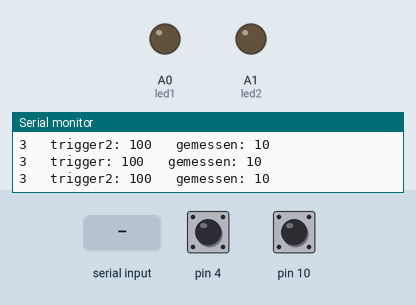
The sketch below on a simulated Arduino Uno, built with avr-gcc and run on an emulated ATmega328P. On the bench: output pins drawn as LEDs (lit = HIGH), the last lines printed to the serial monitor. Dashed ring = blinking. Inputs (shaded band) come from the test bench; at power-on: pin 4 HIGH, pin 10 HIGH.

Above: at 1.2 s.
1.3 s: "zone1off" received over the second serial link
At 1.36 s:
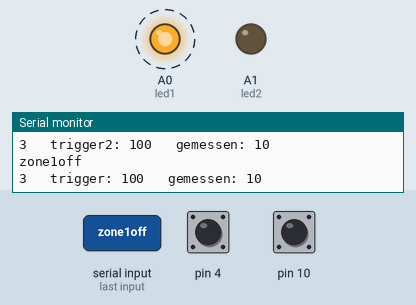
4.3 s: "TO" received over the second serial link
At 6.6 s:
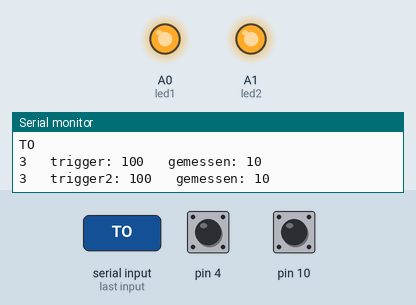
8.9 s: "zone2off" received over the second serial link
At 9.22 s:
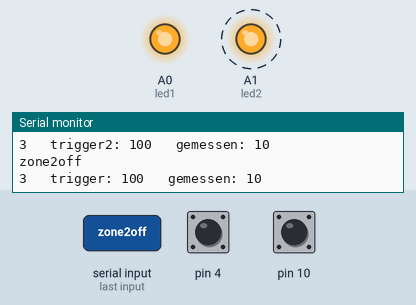
11.9 s: ":" received over the second serial link
At 13.9 s:
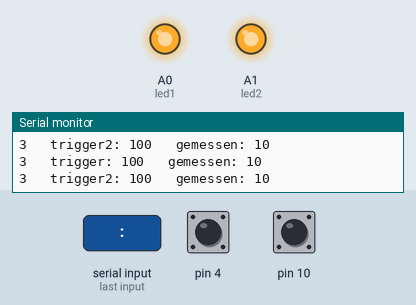
Timing chart, 0 to 15.4 s (numbered marks = the images above; inputs shaded):
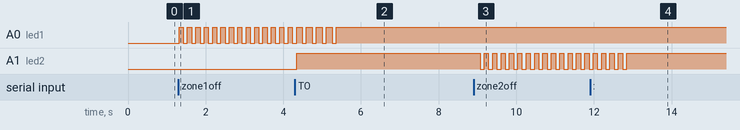

The sketch:

LED_Write_Read.ino
```cpp
#include <SoftwareSerial.h>
#include <CapacitiveSensor.h>

/*
 * CapitiveSense Library Demo Sketch
 * Paul Badger 2008
 * Uses a high value resistor e.g. 10 megohm between send pin and receive pinledon
 * Resistor effects sensitivity, experiment with values, 50 kilohm - 50 megohm. Larger resistor values yield larger sensor values.
 * Receive pin is the sensor pin - try different amounts of foil/metal on this pin
 * Best results are obtained if sensor foil and wire is covered with an insulator such as paper or plastic sheet
 */

//Globale Variablen
CapacitiveSensor   cs_9_10 = CapacitiveSensor(9,10);        // 10 megohm resistor between pins 4 & 2, pin 2 is sensor pin, add wire, foil
CapacitiveSensor   cs_3_4 = CapacitiveSensor(3,4);        // 10 megohm resistor between pins 4 & 6, pin 6 is sensor pin, add wire, foil
//CapacitiveSensor   cs_4_8 = CapacitiveSensor(4,8);        // 10 megohm resistor between pins 4 & 8, pin 8 is sensor pin, add wire, foil
char command;
String string;
int hitcooldown = 0;
#define led1 A0
#define led2 A1
SoftwareSerial mySerial(6,5);

//Globale Einstellungen
int cycle_delay = 100; //delay pro schleifen durchlauf, in milli secs
int led_shutdown_blink_time = 1000; // how long should a LED blink after receiving shutdown message, in milli secs
int hitcooldown_length = 500; //amount of cycles hits wont be detected after a hit, in milli secs
int calibrate = 2; //how often should we measure the mean value


//LED 1 States
boolean led1on = false;
int led1_blink_timer = 0;
boolean led1_blink_state = false;

//LED 2 States
boolean led2on = false;
int led2_blink_timer = 0;
boolean led2_blink_state = false;

//Schwellenwerte fuer Hit Detection
long trigger;
long trigger2;


//SoftwareSerial myCapacitiveSerial(10,9);

void setup()
{
    Serial.begin(115200);
    mySerial.begin(115200);
    //  myCapacitiveSerial.begin(115200);
    pinMode(led1, OUTPUT);
    pinMode(led2,OUTPUT);

    //cs_4_2.set_CS_AutocaL_Millis(0xFFFFFFFF);     // turn off autocalibrate on channel 1 - just as an example


  // setup mean
  if(true){
   Serial.print("init:");
   long sum = 0;
   long sum2 = 0;
   for(int i=0;i<calibrate;i++){
      long total1 =  cs_9_10.capacitiveSensor(30);
      long total2 = cs_3_4.capacitiveSensor(30);
      sum = sum + total1;
      sum2 = sum2 + total2;
       Serial.print(sum);
   }


    long mean = sum/calibrate;
    long mean2 = sum2/calibrate;
    trigger = mean * 10;
    trigger2 = mean2 * 10;


          // check on performance in milliseconds
    Serial.print("\t mean: ");                    // tab character for debug window spacing
    Serial.print(mean);
    Serial.print("\t sum: ");
    Serial.print(sum);
    Serial.print("\t trigger: ");                    // tab character for debug window spacing
    Serial.println(trigger);
    Serial.print("\t trigger2: ");
    Serial.println(trigger2);
  }
}

void loop(){
    capacitive();
    capacitive2();

    //global delay per cycle
    //delay(cycle_delay);

    //small deactivation of zone after hitting it, to prevent one hit counting twice
    hitcooldown = hitcooldown - cycle_delay;

    // myCapacitiveSerial.listen();
    //  while(myCapacitiveSerial.available() > 0){}
    //mySerial.listen();

    if (mySerial.available() > 0) {
        string = "";
    }

    while(mySerial.available() > 0)
    {
        command = ((char)mySerial.read());

        if(command == ':'){
            break;
        }
        else{
            string += command;
        }
        delay(1);
    }

    //debug LED tests
    if(string =="TO"){
        led1On();
        led2On();
        led1on = true;
    }

    if(string =="TF"){
        led1Off();
        led2Off();
        led1on = false;
        //  mySerial.println(string);
    }

    //zone control from app
    if(string =="zone1on"){
        led1On();
    }
    if(string =="zone2on"){
        led2On();
    }
    if(string =="zone1off"){
        led1Off_countdown();
    }
    if(string =="zone2off"){
        led2Off_countdown();
    }
    //mySerial.println("hello");
    //Serial.print("loop");
    Serial.println(string);

    //make LEDs blink for 1 sec once they are shut down by app
    if (led1_blink_timer > 0){
      if(led1_blink_state){
        led1_blink_state = false;
        analogWrite(led1, 0);
      }else{
        led1_blink_state = true;
        analogWrite(led1, 255);
      }
      led1_blink_timer = led1_blink_timer - cycle_delay;
    }
    if (led2_blink_timer > 0){
      if(led2_blink_state){
        led2_blink_state = false;
        analogWrite(led2, 0);
      }else{
        led2_blink_state = true;
        analogWrite(led2, 255);
      }
      led2_blink_timer = led2_blink_timer - cycle_delay;
    }

    //bluetooth debug message
    mySerial.println("hit1");

  /*  if ((string.toInt()>=0)&&(string.toInt()<=255)){
        if (ledon==true){
            analogWrite(led, string.toInt());
            // mySerial.println(string);
            delay(10);
        }
    }*/

}

void led1On(){
    analogWrite(led1, 255);
    delay(10);
    Serial.println("zone 1 on");
    led1on = true;
}

void led1Off(){
    analogWrite(led1, 0);
    delay(10);
    Serial.println("zone 1 off");
    led1on = false;
}

void led1Off_countdown(){
    led1_blink_timer = led_shutdown_blink_time;
}

void led2On(){
    analogWrite(led2, 255);
    delay(10);
    Serial.println("zone 2 on");
    led2on = true;
}

void led2Off(){
    analogWrite(led2, 0);
    delay(10);
    Serial.println("zone 2 not off");
    led2on = false;
}

void led2Off_countdown(){
    led2_blink_timer = led_shutdown_blink_time;
}

void capacitive(){
    long start = millis();
    long total1 =  cs_9_10.capacitiveSensor(30);
    //long total2 =  cs_4_5.capacitiveSensor(30);
    //long total3 =  cs_4_8.capacitiveSensor(30);

    Serial.print(millis() - start);        // check on performance in milliseconds
    Serial.print("\t trigger: ");                    // tab character for debug window spacing
    Serial.print(trigger);
    Serial.print("\t gemessen: ");
    Serial.println(total1);                  // print sensor output 1

    if(total1 > trigger && led1on && hitcooldown <= 0){  // threshold ermitteln, wenn gesamtwiderstand des garns fest steht
      Serial.println("hit1");
      mySerial.println("hit1");
      hitcooldown = hitcooldown_length;
    }else{
      //mySerial.println("no hit");
    }
    //Serial.print("\t");
    //Serial.print(total2);                  // print sensor output 2
    //Serial.print("\t");
    //.println(total3);                // print sensor output 3

    //delay(500);
    delay(cycle_delay/2);
}
void capacitive2(){
    long start = millis();
    long total1 =  cs_3_4.capacitiveSensor(30);
    //long total2 =  cs_4_5.capacitiveSensor(30);
    //long total3 =  cs_4_8.capacitiveSensor(30);

    Serial.print(millis() - start);        // check on performance in milliseconds
    Serial.print("\t trigger2: ");                    // tab character for debug window spacing
    Serial.print(trigger2);
    Serial.print("\t gemessen: ");
    Serial.println(total1);                  // print sensor output 1

    if(total1 > trigger2  && led2on && hitcooldown <= 0){  // threshold ermitteln, wenn gesamtwiderstand des garns fest steht
      Serial.println("hit2");
      mySerial.println("hit2");
      hitcooldown = hitcooldown_length;

    }else{
      //mySerial.println("no hit2");
    }
    //Serial.print("\t");
    //Serial.print(total2);                  // print sensor output 2
    //Serial.print("\t");
    //.println(total3);                // print sensor output 3

    //delay(500);
    delay(cycle_delay/2);
}
```

Measured:
- after the input at 1.3 s, A0 (led1): alternates HIGH for 0.11 s and LOW for 0.11 s, starting at once
- after the input at 4.3 s, A1 (led2): LOW → HIGH after 0.05 s
- after the input at 8.9 s, A1 (led2): alternates HIGH for 0.11 s and LOW for 0.11 s, starting after 0.17 s
- after the input at 11.9 s, A1 (led2): goes on until 12.8 s, then stays HIGH
